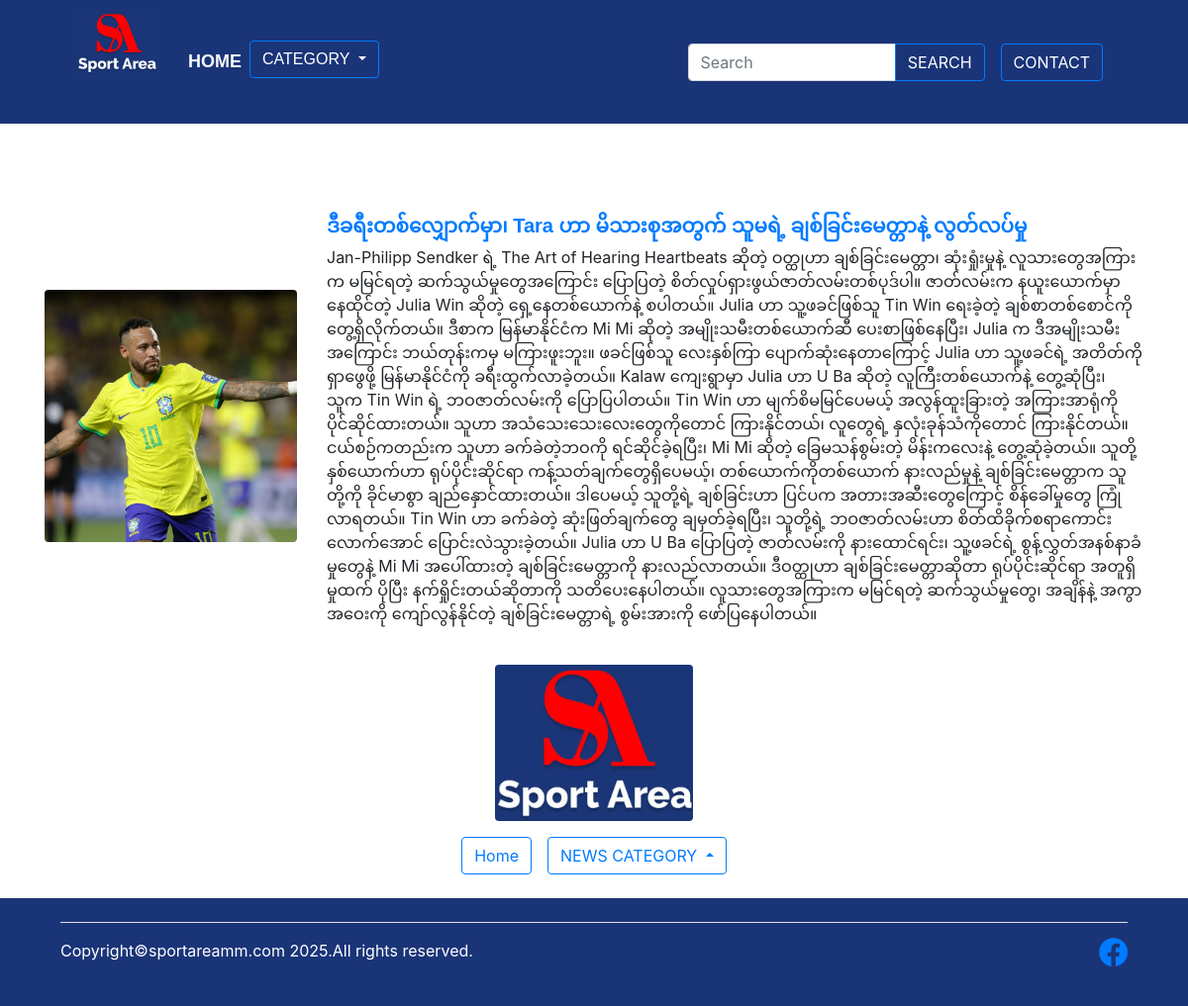
The page /view_detail/51/ on the database its author committed.
### store/models.py (models this page shows, shortened)
class Product(models.Model):
    title = models.CharField(max_length=50)
    subtitle = models.CharField(max_length=100 ,blank=True,null=True)
    category = models.ForeignKey(Category, on_delete=models.CASCADE, default=1)
    image = models.ImageField(upload_to='uploads/products/')
    description = models.CharField(max_length=4000, default='', blank=True, null=True)
    image_one =models.ImageField(upload_to='uploads/products/one_file', blank=True, null=True)
    description_one = models.CharField(max_length=4000, default='', blank=True, null=True)
    image_two =models.ImageField(upload_to='uploads/products/two_file', blank=True, null=True)
    description_two = models.CharField(max_length=4000, default='', blank=True, null=True)
    video_url = models.URLField(max_length=500, blank=True, null=True)
    video_description =  models.CharField(max_length=4000, default='', blank=True, null=True)
    created_at = models.DateTimeField(default=now, editable=False)
    @property
    def video_id(self):
        if self.video_url:
            regex = r'(?:https?:\/\/)?(?:www\.)?(?:youtube\.com\/(?:[^\/\n\s]+\/\S+\/|(?:v|e(?:mbed)?)\/|.*[?&]v=)|youtu\.be\/)([^&\n]{11})'
            match = re.search(regex, self.video_url)
            return match.group(1) if match else None

### store/views.py (the view)
# urls.py: path('view_detail/<int:pk>/', views.view_detail, name='view_detail'),
def view_detail(request,pk):
    product= Product.objects.get(id=pk)
    return render(request, 'view_detail.html', {"product": product})

### templates/view_detail.html (shortened to what this page needs)
{% extends "base.html" %}
{% load static %}
{% block content %}
<div class="container mt-5">
    <br><br>
    <br>
    {% if product.image and product.subtitle and product.description %}
    <div class="row align-items-center mb-4">
        <div class="col-md-3 text-center">
            <img src="{{ product.image.url }}" class="img-fluid rounded" alt="Image 1" style="max-width: 100%;">
        </div>
        <div class="col-md-9">
            <br>
            <h5 class="text-primary fw-bold" style="font-family: 'Arial', sans-serif;">{{ product.subtitle }}</h5>
            <p>{{ product.description }}</p>
        </div>
    </div>
    {% endif %}
    <a href="{% url 'home' %}">
        <img src="{% static 'img/logo.png' %}" alt="logo" class="rounded mx-auto d-block" style="width: 200px; height: auto;">
    </a>
</div>
<div class="d-flex justify-content-center align-items-center mt-3 gap-3">
    <a href="{% url 'home' %}" class="btn btn-outline-primary">
        Home
    </a>
    <div class="btn-group dropup">
        <button type="button" class="btn btn-outline-primary dropdown-toggle" data-bs-toggle="dropdown" aria-expanded="false">
            NEWS CATEGORY
        </button>
    </div>
</div>
<br>
{% endblock %}

### templates/base.html (style rules this page uses)
html, body { height: 100%; margin: 0; display: flex; flex-direction: column; }

### rows shown on the page
Product: image (picture), subtitle "ဒီခရီးတစ်လျှောက်မှာ၊ Tara ဟာ မိသားစုအတွက် သူမရဲ့ ချစ်ခြင်းမေတ္တာနဲ့ လွတ်လပ်မှု", description "Jan-Philipp Sendker ရဲ့ The Art of Hearing Heartbeats ဆိုတဲ့ ဝတ္ထုဟာ ချစ်ခြင်းမေတ္တာ၊ ဆုံးရှုံးမှုနဲ့ လူသားတွေအကြားက မမြင်ရတဲ့ ဆက်သွယ်မှုတွေအကြောင်း ပြောပြတဲ့ စိတ်လှုပ်ရှားဖွယ်ဇာတ်လမ်းတစ်ပုဒ်ပါ။ ဇာတ်လမ်းက နယူးယောက်မှာ နေထိုင်တဲ့ Julia Win ဆိုတဲ့ ရှေ့နေတစ်ယောက်နဲ့ စပါတယ်။ Julia ဟာ သူ့ဖခင်ဖြစ်သူ Tin Win ရေးခဲ့တဲ့ ချစ်စာတစ်စောင်ကို တွေ့ရှိလိုက်တယ်။ ဒီစာက မြန်မာနိုင်ငံက Mi Mi ဆိုတဲ့ အမျိုးသမီးတစ်ယောက်ဆီ ပေးစာဖြစ်နေပြီး၊ Julia က ဒီအမျိုးသမီးအကြောင်း ဘယ်တုန်းကမှ မကြားဖူးဘူး။ ဖခင်ဖြစ်သူ လေးနှစ်ကြာ ပျောက်ဆုံးနေတာကြောင့် Julia ဟာ သူ့ဖခင်ရဲ့ အတိတ်ကို ရှာဖွေဖို့ မြန်မာနိုင်ငံကို ခရီးထွက်လာခဲ့တယ်။ Kalaw ကျေးရွာမှာ Julia ဟာ U Ba ဆိုတဲ့ လူကြီးတစ်ယောက်နဲ့ တွေ့ဆုံပြီး၊ သူက Tin Win ရဲ့ ဘဝဇာတ်လမ်းကို…"
